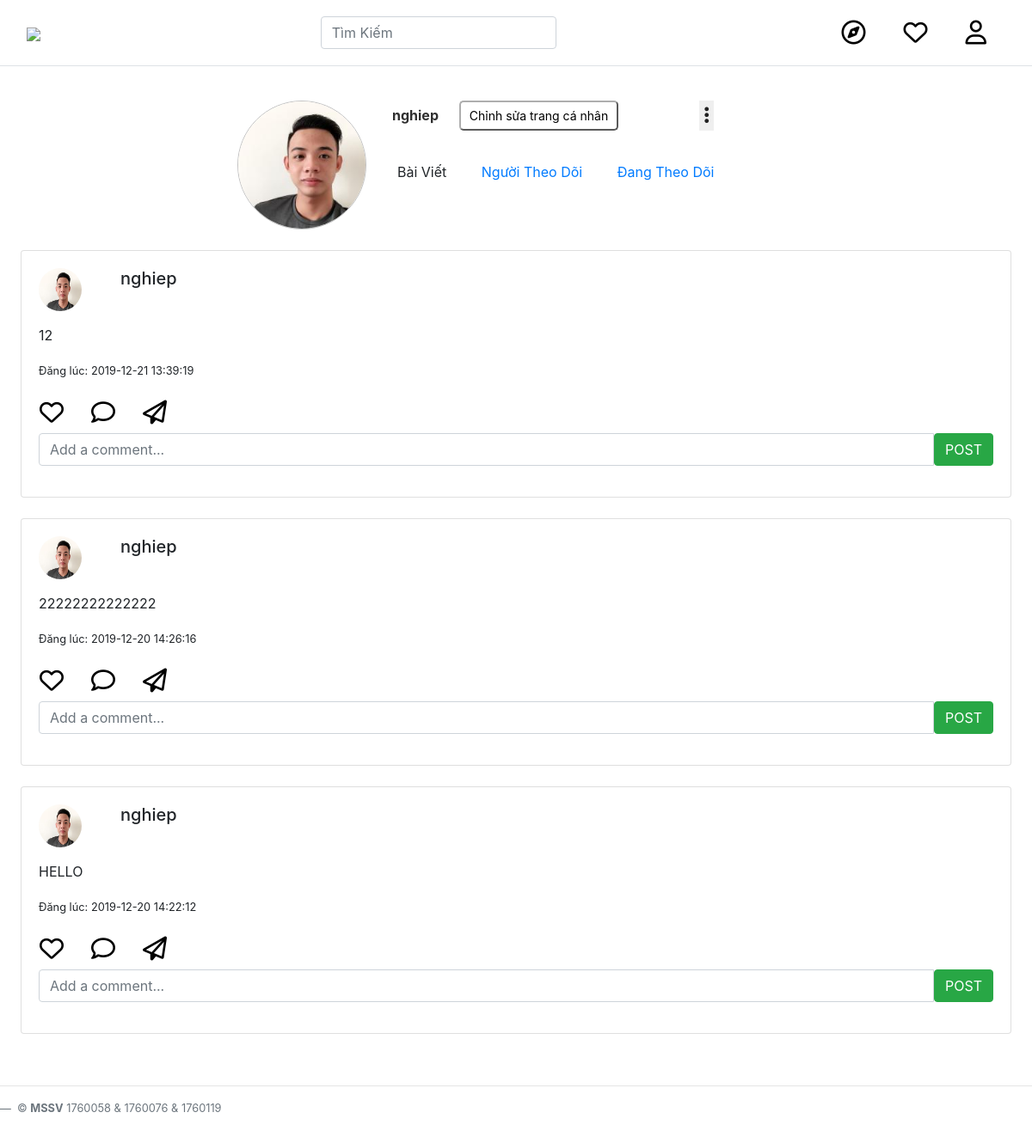
The page /userprofile1.php (signed in) on the database its author committed.
### tables this page shows
CREATE TABLE `users` (
  `id` int(11) NOT NULL,
  `fullname` varchar(255) NOT NULL,
  `phone` varchar(20) NOT NULL,
  `email` varchar(255) NOT NULL,
  `password` varchar(60) NOT NULL,
  `hasAvatar` int(11) DEFAULT 0,
  `status` int(11) DEFAULT 1,
  `code` varchar(16) NOT NULL,
  `code2` varchar(16) NOT NULL
);

CREATE TABLE `posts` (
  `id` int(11) NOT NULL,
  `userId` int(11) NOT NULL,
  `content` varchar(1024) NOT NULL,
  `createdAt` timestamp NOT NULL DEFAULT current_timestamp() ON UPDATE current_timestamp()
);

### functions.php (called while the page is built, shortened)
<?php
function findUserById($id) {
  global $db;
  $stmt = $db->prepare("SELECT * FROM users WHERE id = ?");
  $stmt->execute(array($id));
  $user = $stmt->fetch(PDO::FETCH_ASSOC);
  return $user;
}
  function getNewFeedsForuserId($userId) {
    $conn= mysqli_connect ('localhost','root','', 'doan1');
    $result = mysqli_query ($conn, 'select count(id) as total from posts');
    $row = mysqli_fetch_assoc($result);
    $total_records = $row['total'];
    $current_page = isset($_GET['page']) ? $_GET['page'] : 1;
    $limit = 5;
    $total_page = ceil($total_records/$limit);
    $start = ($current_page - 1) * $limit;
    global $db;
    $friends = getFriends($userId);
    $friendIds = array();
    $friendIds[] = $userId;
    $stmt = $db->prepare("SELECT p.id, p.userId, u.fullname as userFullname, u.hasAvatar as userHasAvatar, p.content, p.createdAt FROM posts as p LEFT JOIN users as u ON u.id = p.userId  WHERE p.userId IN (" . implode(',', $friendIds) .  ") ORDER BY createdAt DESC  LIMIT $start, $limit");
    $stmt->execute();
    $posts = $stmt->fetchAll(PDO::FETCH_ASSOC);
    return $posts;
  }
function getFriends($userId) {
  global $db;
  $stmt = $db->prepare("SELECT * FROM friendship WHERE userId1 = ? OR userId2 = ?");
  $stmt->execute(array($userId, $userId));
  $following = $stmt->fetchAll(PDO::FETCH_ASSOC);
  $friendship = array();
  for ($i = 0; $i < count($following); $i++) {
    $row1 = $following[$i];
    if ($userId == $row1['userId1']) {
      for ($j = 0; $j < count($following); $j++) {
        $row2 = $following[$j];
      }
    }
  }
  return $friendship;
}
?>

### init.php (called while the page is built, shortened)
<?php
require_once('functions.php');
if (isset($_SESSION['userId'])) {
    $currentUser = findUserById($_SESSION['userId']);
  }

### userprofile1.php (the view, shortened to what this page needs)
<?php
require_once 'init.php';
if ($currentUser) {
    $newFeeds = getNewFeedsForUserId($currentUser['id']);
   }
?>
<?php include 'InHeader.php'; ?>
<?php if (isset($_POST['fullname']) && isset($_POST['phone'])): ?>
<?php
$fullname = $currentUser['fullname'];
$phone = $currentUser['phone'];
$success = true;
?>
<?php if (!$success) : ?>
<?php header('Location: index.php') ?>
<?php else: ?>
<div class="alert alert-danger" role="alert">
    Vui lòng nhập đầy đủ thông tin!
</div>
<?php endif; ?>
<?php else: ?>
<div class="row" id="main">
    <img id="avatar"
        src="<?php echo file_exists('./IMG/' . $currentUser['id'] . '.jpg') ? ('./IMG/' . $currentUser['id'] . '.jpg') : ('./IMG/0.jpg') ?>">
    <div>
        <strong id="name"><?php echo $currentUser['fullname'] ?></strong>
        <a href="update-profile.php" ><button class="button">
            Chỉnh sửa trang cá nhân
        </button></a>
        <div class="nav-item dropdown active" style="float: right; display: block;">
            <a href="#" id="navbarDropdown" role="button" data-toggle="dropdown" aria-haspopup="true"
                aria-expanded="false">
                <button class="iconSetting"><i class="fas fa-ellipsis-v"></i></button>
            </a>
        </div>
        <form action="" style="padding-top:3vw">
            <label style="margin-left: 3vw" for="baiviet"> Bài Viết</label>
            <a href="friend.php"> <label style="margin-left: 3vw" for="nguoitheodoi"> Người Theo Dõi</label></a>
            <a href="friend.php"> <label style="margin-left: 3vw" for="dangtheodoi"> Đang Theo Dõi</label></a>
        </form>
        <br>
    </div>
    <br>
</div>
<?php foreach ($newFeeds as $post) :  ?>
    <div class="card" style="margin: 2vw;">
        <div class="card-body">
            <h5 class="card-title">
                <div class="row">
                    <div class="col">
                        <?php if ($post['userHasAvatar']) : ?>
                        <img class="avatar" src="./IMG/<?php echo $post['userId'] ?>.jpg">
                        <?php else : ?>
                        <img class="avatar" src="no-avatar.jpg">
                        <?php endif; ?>
                    </div>
                    <div class="col-11">
                        <?php echo $post['userFullname'] ?>
                    </div>
                </div>
            </h5>
            <p class="card-text">
                <p><?php echo $post['content'] ?></p>
                <small>Đăng lúc: <?php echo $post['createdAt'] ?></small>
            </p>
            <div class="row">
                <a class="nav-link">
                    <i class="far fa-heart" style="color:black" name="sub_min_points[]"></i>
                </a>
                <a class="nav-link" href="index.php">
                    <i class="far fa-comment" style="color:black"></i>
                </a>
                <a class="nav-link" href="index.php">
                    <i class="far fa-paper-plane" style="color:black"></i>
                </a>
            </div>
            <div class="input-group mb-3">
                <input type="text" class="form-control" id="comment" placeholder="Add a comment...">
                <div method="post">
                    <button type="button" name="add" id="add" class="btn btn-success">POST</button>
                </div>
            </div>
        </div>
    </div>
<?php endforeach; ?>
<?php endif; ?>
<?php include 'Footer.php'; ?>

### CSS/style.css (style rules this page uses)
body { font-family: Arial, Helvetica, sans-serif; margin: auto; }

### InHeader.php (style rules this page uses)
.far { font-size: 28px; cursor: pointer; user-select: none; color: black; }
.avatar { vertical-align: middle; width: 50px; height: 50px; border-radius: 50%; }
#main { width: auto; margin-left: 23%; margin-top: 40px; display: flex; }
#avatar { width: 150px; height: 150px; border-radius: 50%; float: left; border: 1px solid #C3C3C3; object-fit: cover; }
#name { margin-left: 30px; font-size: 18; color: #2F2F2F; }
.button { background-color: white; border-color: #AEAEAE; border-radius: 5px; color: black; padding: 5px 10px; text-align: center; text-decoration: none; display: inline-block; font-size: 14px; margin-left: 20px; cursor: pointer; }
.iconSetting { font-size: 22px; background-color: none; border: none; cursor: pointer; color: #212121; margin-left: 10px; }

### rows shown on the page
users: fullname "nghiep"
posts: userId.fullname "nghiep", content "12", createdAt "2019-12-21 13:39:19"
posts: userId.fullname "nghiep", content "22222222222222", createdAt "2019-12-20 14:26:16"
posts: userId.fullname "nghiep", content "HELLO", createdAt "2019-12-20 14:22:12"
